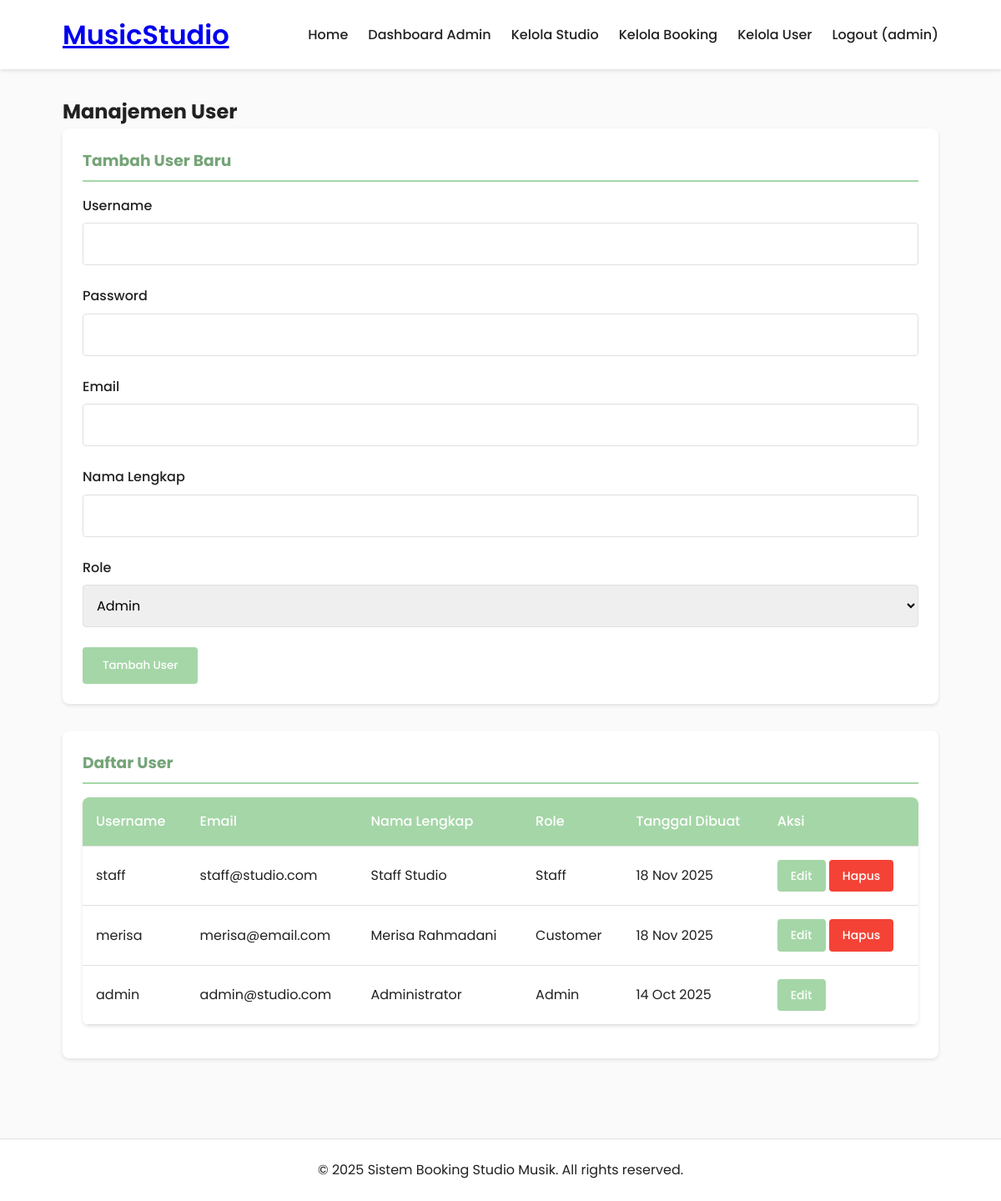
The page /admin/users.php (signed in) on the database its author committed.
### tables this page shows
CREATE TABLE `users` (
  `id` int(11) NOT NULL,
  `username` varchar(50) NOT NULL,
  `password` varchar(255) NOT NULL,
  `email` varchar(100) NOT NULL,
  `full_name` varchar(100) NOT NULL,
  `role` enum('admin','staff','customer') NOT NULL DEFAULT 'customer',
  `created_at` timestamp NOT NULL DEFAULT current_timestamp()
);

### admin/users.php (the view, shortened to what this page needs)
<?php
require_once '../includes/header.php';
$sql = "SELECT * FROM users ORDER BY created_at DESC";
$users = mysqli_query($conn, $sql);
?>
<div class="admin-content">
    <h2>Manajemen User</h2>
    <div class="admin-card">
        <h3>Tambah User Baru</h3>
        <form method="POST">
            <div class="form-group">
                <label for="username">Username</label>
                <input type="text" id="username" name="username" required>
            </div>
            <div class="form-group">
                <label for="password">Password</label>
                <input type="password" id="password" name="password" required>
            </div>
            <div class="form-group">
                <label for="email">Email</label>
                <input type="email" id="email" name="email" required>
            </div>
            <div class="form-group">
                <label for="full_name">Nama Lengkap</label>
                <input type="text" id="full_name" name="full_name" required>
            </div>
            <div class="form-group">
                <label for="role">Role</label>
                <select id="role" name="role" required>
                    <option value="admin">Admin</option>
                </select>
            </div>
            <button type="submit" name="add_user" class="btn btn-primary">Tambah User</button>
        </form>
    </div>
    <div class="admin-card">
        <h3>Daftar User</h3>
        <table>
            <thead>
                <tr>
                    <th>Username</th>
                    <th>Email</th>
                    <th>Nama Lengkap</th>
                    <th>Role</th>
                    <th>Tanggal Dibuat</th>
                    <th>Aksi</th>
                </tr>
            </thead>
            <tbody>
                <?php while($user = mysqli_fetch_assoc($users)): ?>
                <tr>
                    <td><?php echo $user['username']; ?></td>
                    <td><?php echo $user['email']; ?></td>
                    <td><?php echo $user['full_name']; ?></td>
                    <td><?php echo ucfirst($user['role']); ?></td>
                    <td><?php echo date('d M Y', strtotime($user['created_at'])); ?></td>
                    <td>
                        <a href="#" class="btn btn-sm btn-primary" onclick="editUser(<?php echo $user['id']; ?>, '<?php echo $user['username']; ?>', '<?php echo $user['email']; ?>', '<?php echo $user['full_name']; ?>', '<?php echo $user['role']; ?>')">Edit</a>
                        <?php if ($user['id'] != $_SESSION['user_id']): ?>
                            <a href="?delete=<?php echo $user['id']; ?>" class="btn btn-sm btn-danger" onclick="return confirm('Yakin ingin menghapus user ini?')">Hapus</a>
                        <?php endif; ?>
                    </td>
                </tr>
                <?php endwhile; ?>
            </tbody>
        </table>
    </div>
</div>
<?php include '../includes/footer.php'; ?>

### css/style.css (style rules this page uses)
:root { --primary: #a5d6a7; --primary-dark: #75a478; --secondary: #ffcc80; --accent: #ce93d8; --background: #fafafa; --surface: #ffffff; --error: #f44336; --success: #4caf50; --text-primary: #212121; --text-secondary: #757575; --border: #e0e0e0; --shadow: 0 2px 4px rgba(0, 0, 0, 0.1); }
* { margin: 0; padding: 0; box-sizing: border-box; }
body { font-family: "Poppins", sans-serif; background-color: var(--background); color: var(--text-primary); line-height: 1.6; }
.btn { display: inline-block; padding: 0.75rem 1.5rem; border-radius: 4px; text-decoration: none; font-weight: 500; transition: all 0.3s; border: none; cursor: pointer; font-family: "Poppins", sans-serif; text-align: center; }
.btn-primary { background-color: var(--primary); color: white; }
.btn-danger { background-color: var(--error); color: white; }
.btn-sm { padding: 0.5rem 1rem; font-size: 0.875rem; }
.form-group { margin-bottom: 1.5rem; }
.form-group label { display: block; margin-bottom: 0.5rem; font-weight: 500; color: var(--text-primary); }
.form-group input, .form-group select, .form-group textarea { width: 100%; padding: 0.75rem; border: 1px solid var(--border); border-radius: 4px; font-family: "Poppins", sans-serif; font-size: 1rem; }
.admin-content { padding: 2rem 0; }
.admin-card { background-color: var(--surface); padding: 1.5rem; border-radius: 8px; box-shadow: var(--shadow); margin-bottom: 2rem; }
.admin-card h3 { margin-bottom: 1rem; color: var(--primary-dark); padding-bottom: 0.5rem; border-bottom: 2px solid var(--primary); }
table { width: 100%; border-collapse: collapse; background-color: var(--surface); border-radius: 8px; overflow: hidden; box-shadow: var(--shadow); margin-bottom: 1rem; }
table th, table td { padding: 1rem; text-align: left; border-bottom: 1px solid var(--border); }
table th { background-color: var(--primary); color: white; font-weight: 500; }

### rows shown on the page
users: username "staff", email "staff@studio.com", full_name "Staff Studio", role "Staff", created_at "18 Nov 2025"
users: username "merisa", email "merisa@email.com", full_name "Merisa Rahmadani", role "Customer", created_at "18 Nov 2025"
users: username "admin", email "admin@studio.com", full_name "Administrator", role "Admin", created_at "14 Oct 2025"

### other values the page prints
$_SESSION['username'] "admin"
